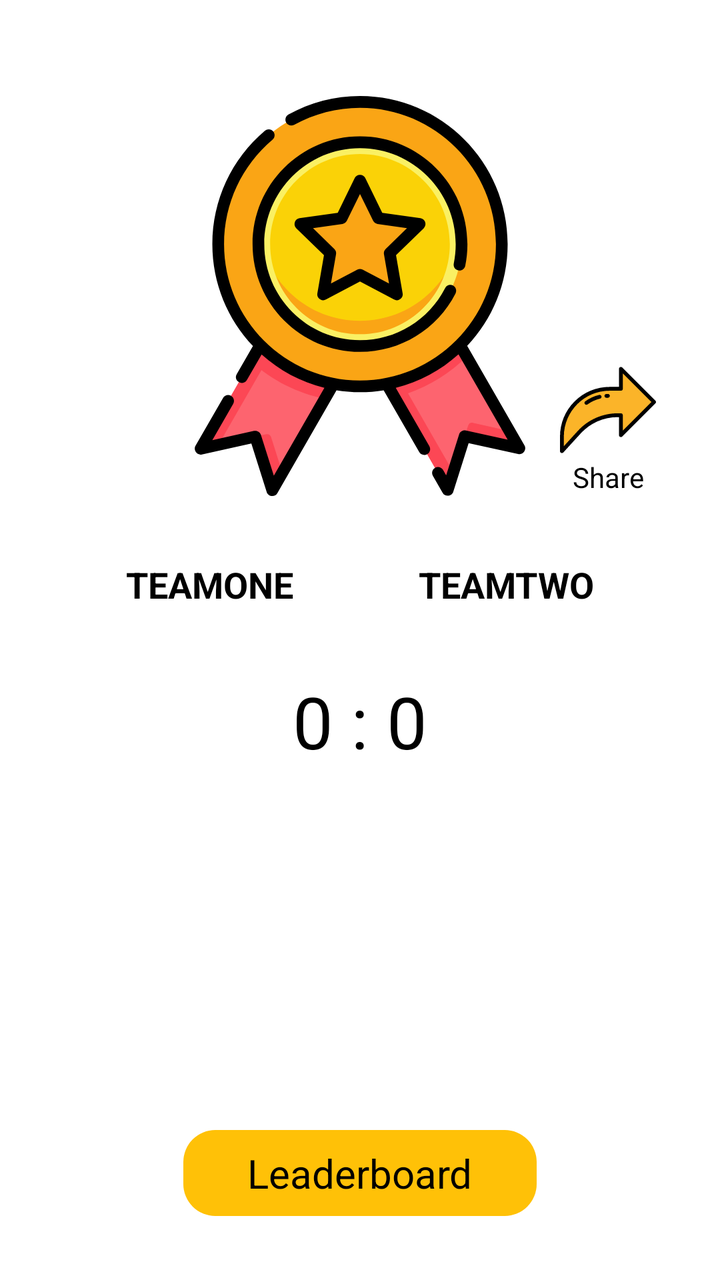
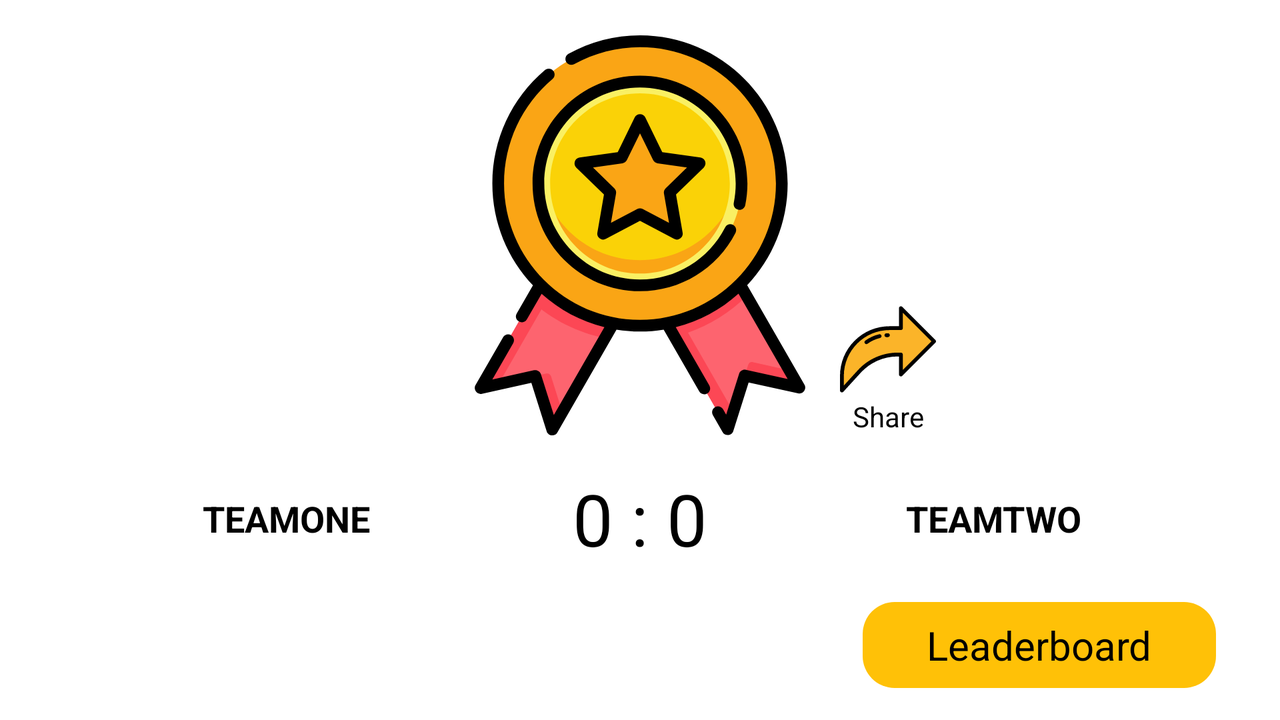

First picture: res/layout/ on a phone held upright. Second picture: the repository's own variant of that layout, on a device whose configuration matches the variant's folder. Source for both follows.
<!-- AndroidManifest.xml: application theme Theme.GameScoreTracker -->
<!-- res/layout/results_fragment.xml -->
<?xml version="1.0" encoding="utf-8"?>
<androidx.constraintlayout.widget.ConstraintLayout xmlns:android="http://schemas.android.com/apk/res/android"
    xmlns:app="http://schemas.android.com/apk/res-auto"
    xmlns:tools="http://schemas.android.com/tools"
    android:layout_width="match_parent"
    android:layout_height="match_parent"
    tools:context=".ResultsFragment">

    <ImageView
        android:id="@+id/ivResult"
        android:layout_width="wrap_content"
        android:layout_height="wrap_content"
        android:layout_marginTop="@dimen/portrait_top_edge_margin"
        android:src="@drawable/ic_medal"
        app:layout_constraintEnd_toEndOf="parent"
        app:layout_constraintStart_toStartOf="parent"
        app:layout_constraintTop_toTopOf="parent" />

    <TextView
        android:id="@+id/tvLeaderboard"
        style="@style/DefaultButton"
        android:layout_width="wrap_content"
        android:layout_height="wrap_content"
        android:layout_marginBottom="@dimen/portrait_bottom_edge_margin"
        android:text="@string/leaderboard_button"
        app:layout_constraintBottom_toBottomOf="parent"
        app:layout_constraintEnd_toEndOf="parent"
        app:layout_constraintStart_toStartOf="parent" />

    <TextView
        android:id="@+id/tvTeamOneResult"
        style="@style/WinnerTeamText"
        android:layout_width="wrap_content"
        android:layout_height="wrap_content"
        android:layout_marginTop="32dp"
        app:layout_constraintEnd_toStartOf="@+id/tvTeamTwoResult"
        app:layout_constraintHorizontal_bias="0.5"
        app:layout_constraintStart_toStartOf="parent"
        app:layout_constraintTop_toBottomOf="@+id/ivResult"
        tools:text="TEAMONE" />

    <TextView
        android:id="@+id/tvTeamTwoResult"
        style="@style/WinnerTeamText"
        android:layout_width="wrap_content"
        android:layout_height="wrap_content"
        app:layout_constraintBottom_toBottomOf="@+id/tvTeamOneResult"
        app:layout_constraintEnd_toEndOf="parent"
        app:layout_constraintHorizontal_bias="0.5"
        app:layout_constraintStart_toEndOf="@+id/tvTeamOneResult"
        tools:text="TEAMTWO" />

    <TextView
        android:id="@+id/tvResultsScore"
        android:layout_width="wrap_content"
        android:layout_height="wrap_content"
        android:layout_marginTop="32dp"
        android:textColor="@color/black"
        android:textSize="@dimen/result_scoreboard_text_size"
        app:layout_constraintEnd_toEndOf="parent"
        app:layout_constraintStart_toStartOf="parent"
        app:layout_constraintTop_toBottomOf="@+id/tvTeamOneResult"
        tools:text="0 : 0" />

    <TextView
        android:id="@+id/tvShare"
        android:layout_width="wrap_content"
        android:layout_height="wrap_content"
        android:text="@string/share_text"
        android:textAlignment="center"
        android:textColor="@color/black"
        app:drawableTopCompat="@drawable/ic_share"
        app:layout_constraintBottom_toBottomOf="@+id/ivResult"
        app:layout_constraintStart_toEndOf="@+id/ivResult" />

</androidx.constraintlayout.widget.ConstraintLayout>
<!-- resources referenced by this layout -->
<resources>
  <color name="black">#FF000000</color>
  <dimen name="portrait_bottom_edge_margin">32dp</dimen>
  <dimen name="portrait_top_edge_margin">48dp</dimen>
  <dimen name="result_scoreboard_text_size">36sp</dimen>
  <!-- drawable ic_medal: vector/xml drawable (drawable, 7652 chars, omitted) -->
  <!-- drawable ic_share: vector/xml drawable (drawable, 2115 chars, omitted) -->
  <string name="leaderboard_button">Leaderboard</string>
  <string name="share_text">Share</string>
  <style name="DefaultButton">
          <item name="android:background">@drawable/bg_default_button</item>
          <item name="android:textColor">@color/black</item>
          <item name="android:textSize">20sp</item>
          <item name="android:textAllCaps">false</item>
          <item name="android:paddingTop">8dp</item>
          <item name="android:paddingBottom">8dp</item>
          <item name="android:paddingEnd">32dp</item>
          <item name="android:paddingStart">32dp</item>
      </style>
  <style name="WinnerTeamText" parent="TeamNameText">
          <item name="android:textStyle">bold</item>
      </style>
  <style name="Theme.GameScoreTracker" parent="Theme.MaterialComponents.DayNight.NoActionBar">
          
          <item name="colorPrimary">@color/yellow_500</item>
          <item name="colorPrimaryVariant">@color/yellow_700</item>
          <item name="android:textColorPrimary">@color/black</item>
          <item name="colorOnPrimary">@color/black</item>
          
          <item name="colorSecondary">@color/teal_200</item>
          <item name="colorSecondaryVariant">@color/teal_700</item>
          <item name="colorOnSecondary">@color/black</item>
          
          <item name="android:statusBarColor" tools:targetApi="l">?attr/colorPrimaryVariant</item>
          
      </style>
  <!-- drawable bg_default_button (drawable) -->
  <?xml version="1.0" encoding="utf-8"?>
  <selector xmlns:android="http://schemas.android.com/apk/res/android">
      <item android:state_pressed="false">
          <shape android:shape="rectangle">
              <solid android:color="@color/yellow_500" />
              <corners android:radius="16dp" />
          </shape>
      </item>
      <item android:state_pressed="true">
          <shape android:shape="rectangle">
              <solid android:color="@color/yellow_700" />
              <corners android:radius="16dp" />
          </shape>
      </item>
  </selector>
  <style name="TeamNameText">
          <item name="android:textColor">@color/black</item>
          <item name="android:textSize">18sp</item>
          <item name="android:gravity">center_vertical</item>
      </style>
  <color name="yellow_500">#FFFFC107</color>
  <color name="yellow_700">#FFFF9800</color>
  <color name="teal_200">#FF03DAC5</color>
  <color name="teal_700">#FF018786</color>
</resources>
<!-- res/layout-land/results_fragment.xml (the repository's variant of the layout above) -->
<!-- drawn on the phone turned sideways -->
<?xml version="1.0" encoding="utf-8"?>
<androidx.constraintlayout.widget.ConstraintLayout xmlns:android="http://schemas.android.com/apk/res/android"
    xmlns:app="http://schemas.android.com/apk/res-auto"
    xmlns:tools="http://schemas.android.com/tools"
    android:layout_width="match_parent"
    android:layout_height="match_parent"
    tools:context=".ResultsFragment">

    <ImageView
        android:id="@+id/ivResult"
        android:layout_width="wrap_content"
        android:layout_height="wrap_content"
        android:src="@drawable/ic_medal"
        app:layout_constraintBottom_toTopOf="@+id/tvResultsScore"
        app:layout_constraintEnd_toEndOf="parent"
        app:layout_constraintStart_toStartOf="parent"
        app:layout_constraintTop_toTopOf="parent" />

    <TextView
        android:id="@+id/tvLeaderboard"
        style="@style/DefaultButton"
        android:layout_width="wrap_content"
        android:layout_height="wrap_content"
        android:layout_marginEnd="@dimen/side_edge_margin"
        android:layout_marginBottom="@dimen/landscape_bottom_edge_margin"
        android:text="@string/leaderboard_button"
        app:layout_constraintBottom_toBottomOf="parent"
        app:layout_constraintEnd_toEndOf="parent" />

    <TextView
        android:id="@+id/tvTeamOneResult"
        style="@style/WinnerTeamText"
        android:layout_width="wrap_content"
        android:layout_height="wrap_content"
        app:layout_constraintBottom_toBottomOf="@+id/tvResultsScore"
        app:layout_constraintEnd_toStartOf="@+id/tvResultsScore"
        app:layout_constraintStart_toStartOf="parent"
        app:layout_constraintTop_toTopOf="@+id/tvResultsScore"
        tools:text="TEAMONE" />

    <TextView
        android:id="@+id/tvTeamTwoResult"
        style="@style/WinnerTeamText"
        android:layout_width="wrap_content"
        android:layout_height="wrap_content"
        app:layout_constraintBottom_toBottomOf="@+id/tvResultsScore"
        app:layout_constraintEnd_toEndOf="parent"
        app:layout_constraintStart_toEndOf="@+id/tvResultsScore"
        app:layout_constraintTop_toTopOf="@+id/tvResultsScore"
        tools:text="TEAMTWO" />

    <TextView
        android:id="@+id/tvResultsScore"
        android:layout_width="wrap_content"
        android:layout_height="wrap_content"
        android:textColor="@color/black"
        android:textSize="@dimen/result_scoreboard_text_size"
        app:layout_constraintBottom_toTopOf="@+id/tvLeaderboard"
        app:layout_constraintEnd_toEndOf="@+id/ivResult"
        app:layout_constraintStart_toStartOf="@+id/ivResult"
        app:layout_constraintTop_toBottomOf="@+id/ivResult"
        tools:text="0 : 0" />

    <TextView
        android:id="@+id/tvShare"
        android:layout_width="wrap_content"
        android:layout_height="wrap_content"
        android:text="@string/share_text"
        android:textAlignment="center"
        android:textColor="@color/black"
        app:drawableTopCompat="@drawable/ic_share"
        app:layout_constraintBottom_toBottomOf="@+id/ivResult"
        app:layout_constraintStart_toEndOf="@+id/ivResult" />

</androidx.constraintlayout.widget.ConstraintLayout>
<!-- resources referenced by the variant -->
<!-- as the phone turned sideways resolves them -->
<resources>
  <color name="black">#FF000000</color>
  <dimen name="landscape_bottom_edge_margin">16dp</dimen>
  <dimen name="result_scoreboard_text_size">36sp</dimen>
  <dimen name="side_edge_margin">32dp</dimen>
  <!-- drawable ic_medal: vector/xml drawable (drawable, 7652 chars, omitted) -->
  <!-- drawable ic_share: vector/xml drawable (drawable, 2115 chars, omitted) -->
  <string name="leaderboard_button">Leaderboard</string>
  <string name="share_text">Share</string>
  <style name="DefaultButton">
          <item name="android:background">@drawable/bg_default_button</item>
          <item name="android:textColor">@color/black</item>
          <item name="android:textSize">20sp</item>
          <item name="android:textAllCaps">false</item>
          <item name="android:paddingTop">8dp</item>
          <item name="android:paddingBottom">8dp</item>
          <item name="android:paddingEnd">32dp</item>
          <item name="android:paddingStart">32dp</item>
      </style>
  <style name="WinnerTeamText" parent="TeamNameText">
          <item name="android:textStyle">bold</item>
      </style>
  <style name="Theme.GameScoreTracker" parent="Theme.MaterialComponents.DayNight.NoActionBar">
          
          <item name="colorPrimary">@color/yellow_500</item>
          <item name="colorPrimaryVariant">@color/yellow_700</item>
          <item name="android:textColorPrimary">@color/black</item>
          <item name="colorOnPrimary">@color/black</item>
          
          <item name="colorSecondary">@color/teal_200</item>
          <item name="colorSecondaryVariant">@color/teal_700</item>
          <item name="colorOnSecondary">@color/black</item>
          
          <item name="android:statusBarColor" tools:targetApi="l">?attr/colorPrimaryVariant</item>
          
      </style>
  <!-- drawable bg_default_button (drawable) -->
  <?xml version="1.0" encoding="utf-8"?>
  <selector xmlns:android="http://schemas.android.com/apk/res/android">
      <item android:state_pressed="false">
          <shape android:shape="rectangle">
              <solid android:color="@color/yellow_500" />
              <corners android:radius="16dp" />
          </shape>
      </item>
      <item android:state_pressed="true">
          <shape android:shape="rectangle">
              <solid android:color="@color/yellow_700" />
              <corners android:radius="16dp" />
          </shape>
      </item>
  </selector>
  <style name="TeamNameText">
          <item name="android:textColor">@color/black</item>
          <item name="android:textSize">18sp</item>
          <item name="android:gravity">center_vertical</item>
      </style>
  <color name="yellow_500">#FFFFC107</color>
  <color name="yellow_700">#FFFF9800</color>
  <color name="teal_200">#FF03DAC5</color>
  <color name="teal_700">#FF018786</color>
</resources>
